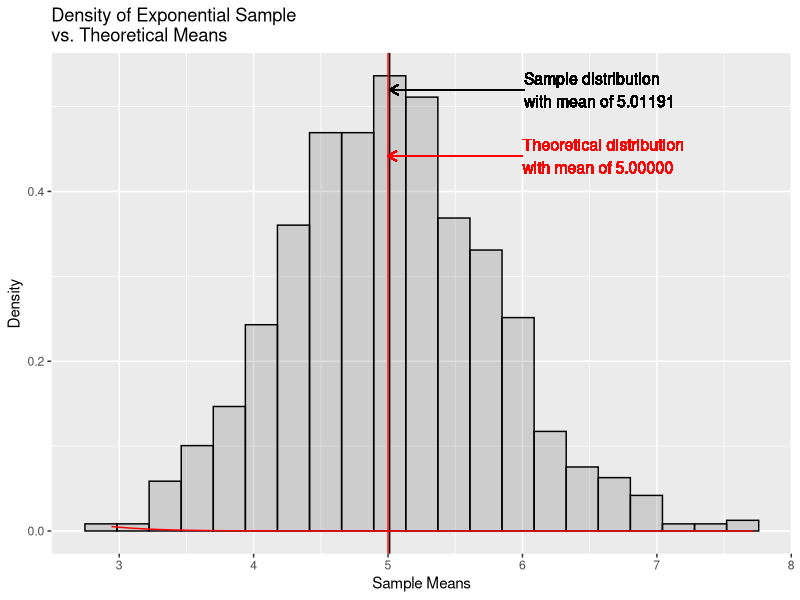
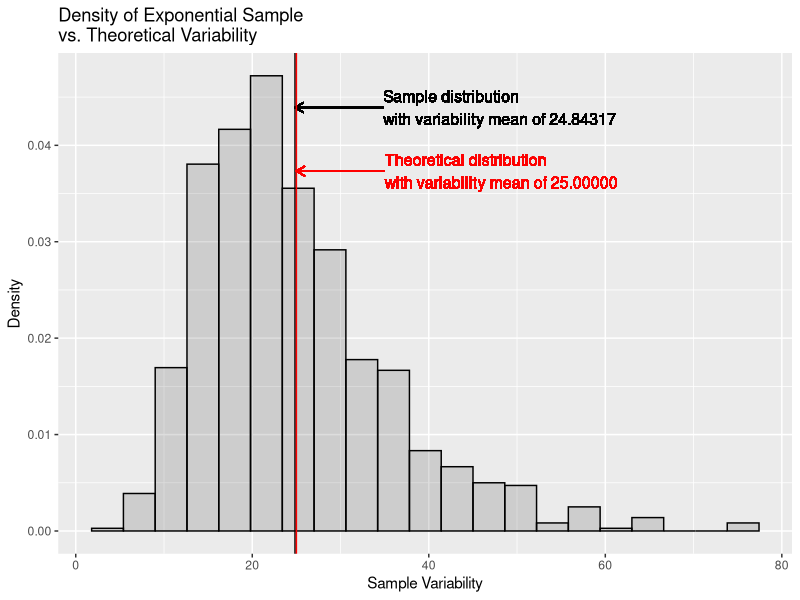

Recreate these plots in R, in order. (Note: this script raises an error after producing the figures.)
## ---- chunk 1
library(grid)       # Plotting graphics (arrow)
library(ggplot2)    # Plotting (ggplot etc.)
## ---- chunk 2
set.seed(123)
n <- 40
lambda <- 0.2
nSim <- 1000

exps <- NULL
means <- NULL
vars <- NULL

for (i in 1:nSim){
    exp <- rexp(n, lambda)
    exps <- cbind(exps, exp)
    means <- c(means, mean(exp))
    vars <- c(vars, sd(exp) ^ 2)
}

tMean <- 1 / lambda
tSD <- 1 / lambda
tSE <- tSD / sqrt(n)
tVar <- tSD ^ 2
## ---- chunk 3
plot1 <- ggplot(
    as.data.frame(means)
    ,aes(x = means)
) + geom_histogram(
    alpha = .20
    ,binwidth = (range(means)[2] - range(means)[1]) / 20
    ,color = "black"
    ,aes(y = ..density..)    
) + geom_vline( # Sample distribution mean line
    xintercept = mean(means)
) + geom_segment( # Sample distribution mean arrow
    aes(
        x = mean(means) + 1
        ,xend = mean(means)
        ,y = max(density(means)$y)
        ,yend = max(density(means)$y) 
    )
    ,arrow = arrow(length = unit(.1,"in"), ends = "last")
) + geom_text( # Sample distribution mean label
    aes(
        x = mean(means) + 1
        ,y = max(density(means)$y)
        ,label = paste(
            "Sample distribution\nwith mean of"
            ,sprintf("%.5f", mean(means))
        )
    )
    ,color = "black"
    ,size = 4
    ,hjust = 0    
) + stat_function(
    fun = dnorm
    ,arg = list(mean = tSD)
    ,color = "red"
) + geom_vline( # Theoretical distribution variability line
    xintercept = tSD
    ,color = "red"
) + geom_segment( # Theoretical distribution variability arrow
    aes(
        x = tSD + 1
        ,xend = tSD
        ,y = max(density(means)$y) * .85
        ,yend = max(density(means)$y) * .85 
    )
    ,arrow = arrow(length = unit(.1,"in"), ends = "last")
    ,color = "red"
) + geom_text( # Theoretical distribution mean label
    aes(
        x = tSD + 1
        ,y = max(density(means)$y) * .85
        ,label = paste(
            "Theoretical distribution\nwith mean of"
            ,sprintf("%.5f",tMean)
        )
    )
    ,color = "red"
    ,size = 4
    ,hjust = 0    
) + labs(
    title = "Density of Exponential Sample\nvs. Theoretical Means"
    ,x = "Sample Means"
    ,y = "Density"
)
print(plot1)
## ---- chunk 4
plot2 <- ggplot(
    as.data.frame(vars)
    ,aes(x = vars)
) + geom_histogram(
    alpha = .20
    ,binwidth = (range(vars)[2] - range(vars)[1]) / 20
    ,color = "black"
    ,aes(y = ..density..)    
) + geom_vline( # Sample distribution mean line
    xintercept = mean(vars)
) + geom_segment( # Sample distribution mean arrow
    aes(
        x = mean(vars) + 10
        ,xend = mean(vars)
        ,y = max(density(vars)$y)
        ,yend = max(density(vars)$y) 
    )
    ,arrow = arrow(length = unit(.1,"in"), ends = "last")
) + geom_text( # Sample distribution variability label
    aes(
        x = mean(vars) + 10
        ,y = max(density(vars)$y)
        ,label = paste(
            "Sample distribution\nwith variability mean of"
            ,sprintf("%.5f", mean(vars))
        )
    )
    ,color = "black"
    ,size = 4
    ,hjust = 0    
#  ) + stat_function(
#      fun = dnorm
#      ,arg = list(mean = tVar)
     ,color = "red"
) + geom_vline( # Theoretical distribution variability line
    xintercept = tVar
    ,color = "red"
) + geom_segment( # Theoretical distribution variability arrow
    aes(
        x = tVar + 10
        ,xend = tVar
        ,y = max(density(vars)$y) * .85
        ,yend = max(density(vars)$y) * .85
    )
    ,arrow = arrow(length = unit(.1,"in"), ends = "last")
    ,color = "red"
) + geom_text( # Theoretical distribution variability label
    aes(
        x = tVar + 10
        ,y = max(density(vars)$y) * .85
        ,label = paste(
            "Theoretical distribution\nwith variability mean of"
            ,sprintf("%.5f",tVar)
        )
    )
    ,color = "red"
    ,size = 4
    ,hjust = 0    
) + labs(
    title = "Density of Exponential Sample\nvs. Theoretical Variability"
    ,x = "Sample Variability"
    ,y = "Density"
)
print(plot2)
## ---- chunk 5
plot3 <- qplot(
    means
    ,geom = "density"
    ,main = "Density of Means for Exponential Variables:\nSample vs. Theoretical Values"
    ,xlab = "Sample Mean"
    ,ylab = "Density"
) + geom_vline( # Sample distribution mean line
    xintercept = mean(means)
) + geom_segment( # Sample distribution mean arrow
    aes(
        x = mean(means) + 1
        ,xend = mean(means)
        ,y = max(density(means)$y)
        ,yend = max(density(means)$y) 
    )
    ,arrow = arrow(length = unit(.1,"in"), ends = "last")
) + geom_text( # Sample distribution mean label
    aes(
        x = mean(means) + 1
        ,y = max(density(means)$y)
        ,label = paste(
            "Sample distribution\nwith mean of"
            ,sprintf("%.5f", mean(means))
        )
    )
    ,color = "black"
    ,size = 4
    ,hjust = 0
) + stat_function( # Theoretical (normal) distribution
    fun = dnorm
    ,color = "red"
    ,arg = list(mean = tMean)
) + geom_vline( # Theoretical distribution mean line
    xintercept = tMean
    ,color = "red"
) + geom_segment( # Theoretical distribution mean arrow
    aes(
        x = tMean + 1
        ,xend = tMean
        ,y = .4
        ,yend = .4 
    )
    ,arrow = arrow(length = unit(.1,"in"), ends = "last")
    ,color = "red"
) + geom_text( # Theoretical distribution mean label
    aes(
        x = tMean + 1
        ,y = .4
        ,label = paste(
            "Theoretical distribution\nwith mean of"
            ,sprintf("%.5f",tMean)
        )
    )
    ,color = "red"
    ,size = 4
    ,hjust = 0
)
print(plot3)
